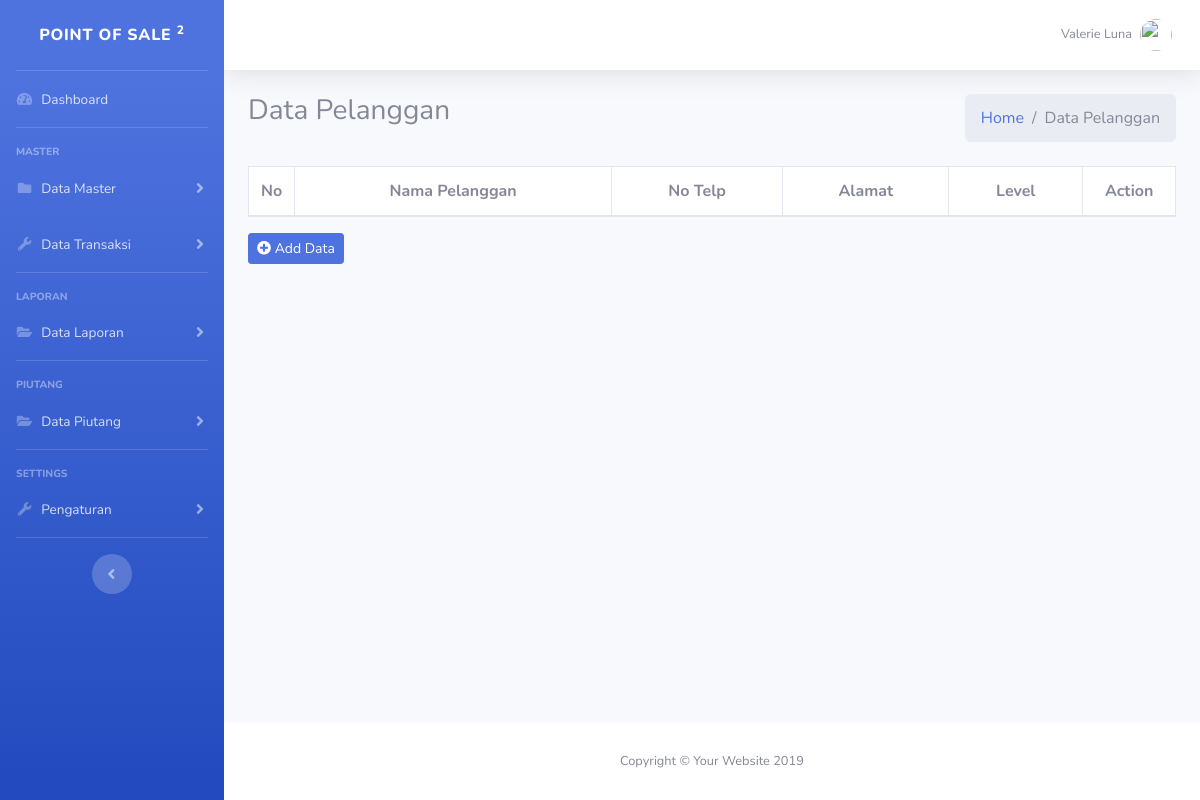
Before: /?page=pelanggan with the older database file.
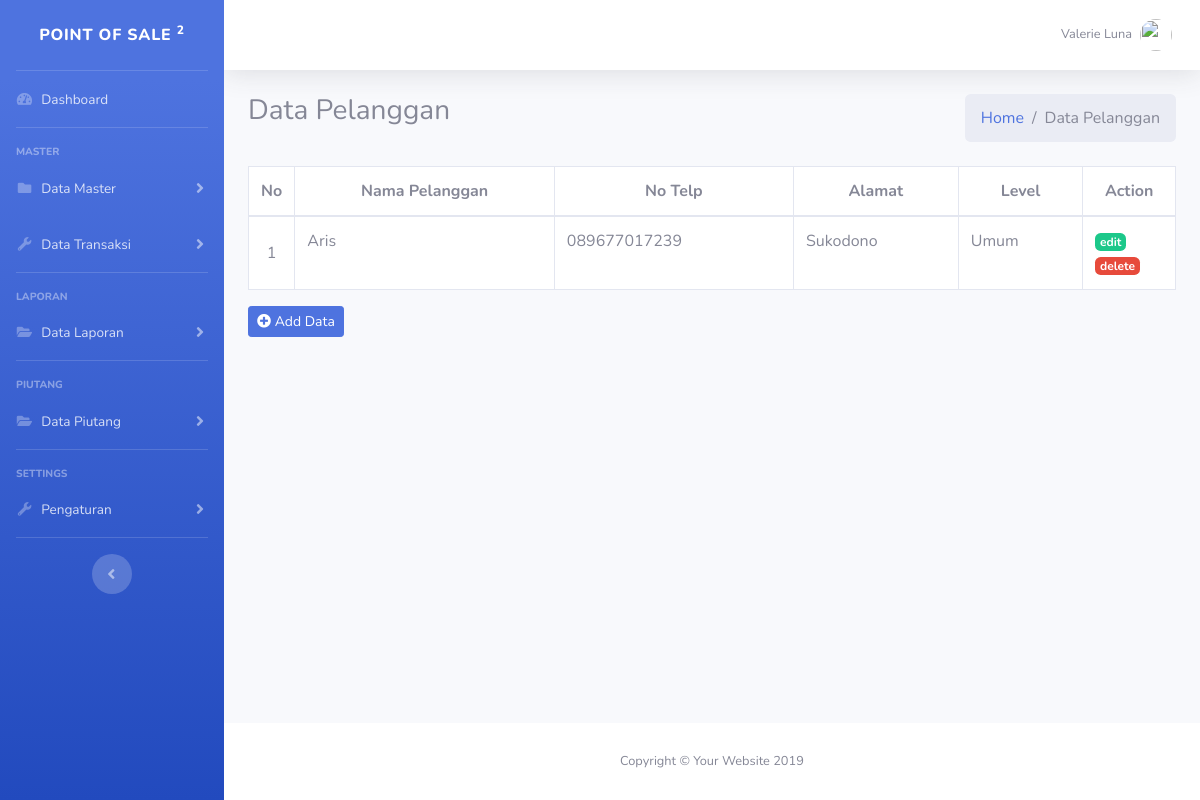
After: the same page with the newer database file.
### tables this page shows
CREATE TABLE `tb_pelanggan` (
  `id_pelanggan` int(11) NOT NULL,
  `id_level` int(11) NOT NULL,
  `nama_pelanggan` varchar(50) NOT NULL,
  `alamat` text NOT NULL,
  `telp` varchar(20) NOT NULL
);

CREATE TABLE `tb_level` (
  `id_level` int(11) NOT NULL,
  `p_level` varchar(30) NOT NULL,
  `diskon` varchar(10) NOT NULL
);

### index.php (the view, shortened to what this page needs)
<?php
include("inc/config.php");
?>
<!DOCTYPE html>
<html lang="en">
<head>
  <link href="vendor/fontawesome-free/css/all.min.css" rel="stylesheet" type="text/css">
  <link href="css/sb-admin-2.min.css" rel="stylesheet">
</head>
<body id="page-top">
  <div id="wrapper">
    <ul class="navbar-nav bg-gradient-primary sidebar sidebar-dark accordion" id="accordionSidebar">
      <a class="sidebar-brand d-flex align-items-center justify-content-center" href="index.html">
        <div class="sidebar-brand-icon rotate-n-15">
        </div>
        <div class="sidebar-brand-text mx-3">Point of Sale <sup>2</sup></div>
      </a>
      <hr class="sidebar-divider my-0">
      <li class="nav-item">
        <a class="nav-link" href="index.php">
          <i class="fas fa-fw fa-tachometer-alt"></i>
          <span>Dashboard</span></a>
      </li>
      <hr class="sidebar-divider">
      <div class="sidebar-heading">
        Master
      </div>
      <li class="nav-item">
        <a class="nav-link collapsed" href="#" data-toggle="collapse" data-target="#collapseTwo" aria-expanded="true" aria-controls="collapseTwo">
          <i class="fas fa-fw fa-folder"></i>
          <span>Data Master</span>
        </a>
      </li>
      <li class="nav-item">
        <a class="nav-link collapsed" href="#" data-toggle="collapse" data-target="#collapseUtilities" aria-expanded="true" aria-controls="collapseUtilities">
          <i class="fas fa-fw fa-wrench"></i>
          <span>Data Transaksi</span>
        </a>
      </li>
      <hr class="sidebar-divider">
      <div class="sidebar-heading">
        Laporan
      </div>
      <li class="nav-item">
        <a class="nav-link collapsed" href="#" data-toggle="collapse" data-target="#collapsePages" aria-expanded="true" aria-controls="collapsePages">
          <i class="fas fa-fw fa-folder-open"></i>
          <span>Data Laporan</span>
        </a>
      </li>
      <hr class="sidebar-divider">
      <div class="sidebar-heading">
        Piutang
      </div>
      <li class="nav-item">
        <a class="nav-link collapsed" href="#" data-toggle="collapse" data-target="#piutang" aria-expanded="true" aria-controls="collapsePages">
          <i class="fas fa-fw fa-folder-open"></i>
          <span>Data Piutang</span>
        </a>
      </li>
      <hr class="sidebar-divider">
      <div class="sidebar-heading">
        Settings
      </div>
      <li class="nav-item">
        <a class="nav-link collapsed" href="#" data-toggle="collapse" data-target="#collapseSetting" aria-expanded="true" aria-controls="collapseSetting">
          <i class="fas fa-fw fa-wrench"></i>
          <span>Pengaturan</span>
        </a>
      </li>
      <hr class="sidebar-divider d-none d-md-block">
      <div class="text-center d-none d-md-inline">
        <button class="rounded-circle border-0" id="sidebarToggle"></button>
      </div>
    </ul>
    <div id="content-wrapper" class="d-flex flex-column">
      <div id="content">
        <nav class="navbar navbar-expand navbar-light bg-white topbar mb-4 static-top shadow">
          <ul class="navbar-nav ml-auto">
            <li class="nav-item dropdown no-arrow">
              <a class="nav-link dropdown-toggle" href="#" id="userDropdown" role="button" data-toggle="dropdown" aria-haspopup="true" aria-expanded="false">
                <span class="mr-2 d-none d-lg-inline text-gray-600 small">Valerie Luna</span>
                <img class="img-profile rounded-circle" src="https://source.unsplash.com/QAB-WJcbgJk/60x60">
              </a>
            </li>
          </ul>
        </nav>
        <div class="container-fluid">
          <?php
          $page = $_GET['page'];
          $aksi = $_GET['aksi'];
          if ($page == "barang") {
            if ($aksi == "") {
              include('page/barang/barang.php');
            } elseif ($aksi == "add") {
              include('page/barang/add.php');
            } elseif ($aksi == "edit") {
              include('page/barang/edit.php');
            } elseif ($aksi == "delete") {
              include('page/barang/delete.php');
            }
          } elseif ($page == "pelanggan") {
            if ($aksi == "") {
              include('page/pelanggan/pelanggan.php');
            } elseif ($aksi == "add") {
              include('page/pelanggan/add.php');
            }
          } elseif ($page == "level") {
            if ($aksi == "") {
              include('page/level/level.php');
            } elseif ($aksi == "add") {
              include('page/level/add.php');
            }
          } elseif ($page == "penjualan") {
            if ($aksi == "") {
              include('page/penjualan/penjualan.php');
            }
          } elseif ($page == "laporan") {
            if ($aksi == "") {
              include('page/laporan/lap_pembelian.php');
            }
          } elseif ($page == "laporan") {
            if ($aksi == "") {
              include('page/laporan/lap_penjualan.php');
            }
          } elseif ($page == "pengguna") {
            if ($aksi == "") {
              include('page/pengguna/pengguna.php');
            }
          } elseif ($page == "") {
            include "dashboard.php";
          } else {
            echo "Halaman tidak ditemukan";
          }
          ?>
        </div>
      </div>
      <footer class="sticky-footer bg-white">
        <div class="container my-auto">
          <div class="copyright text-center my-auto">
            <span>Copyright &copy; Your Website 2019</span>
          </div>
        </div>
      </footer>
    </div>
  </div>
</body>
</html>

### page/pelanggan/pelanggan.php
<section class="content-header">
    <div class="row mb-2">
        <div class="col-sm-6">
            <h3>Data Pelanggan</h3>
        </div>
        <div class="col-sm-6">
            <ol class="breadcrumb float-sm-right">
                <li class="breadcrumb-item"><a href="index.php">Home</a></li>
                <li class="breadcrumb-item active">Data Pelanggan</li>
            </ol>
        </div>
    </div>
</section>
<section class="content">
    <table id="example1" class="table table-bordered table-hover bg-white">
        <thead>
            <tr>
                <th class="align-middle text-center" width="5%">No</th>
                <th class="align-middle text-center">Nama Pelanggan</th>
                <th class="align-middle text-center">No Telp</th>
                <th class="align-middle text-center">Alamat</th>
                <th class="align-middle text-center">Level</th>
                <th class="align-middle text-center" width="10%">Action</th>
            </tr>
        </thead>
        <tbody>
            <?php
            $no = 1;
            $sql = $conn->query("SELECT * FROM tb_pelanggan");
            while ($data = $sql->fetch_assoc()) {
            ?>
                <tr>
                    <td class="align-middle text-center"><?= $no++; ?></td>
                    <td><?= $data['nama_pelanggan']; ?></td>
                    <td><?= $data['telp']; ?></td>
                    <td><?= $data['alamat']; ?></td>
                    <?php
                    $id_level = $data['id_level'];
                    $level = $conn->query("SELECT * FROM tb_level WHERE id_level='$id_level'");
                    $data_level = $level->fetch_assoc();
                    ?>
                    <td><?= $data_level['p_level']; ?></td>
                    <td>
                        <a href="?page=brand&aksi=edit&id=<?= $data['id_toko']; ?>" class="badge badge-success">edit</a>
                        <a href="?page=brand&aksi=delete&id=<?= $data['id_toko']; ?>" name="delete" onclick="return confirm('Apakah anda yakin menghapus data ini...?')" class="badge badge-danger">delete</a>
                    </td>
                </tr>
            <?php } ?>
        </tbody>
    </table>
    <a href="?page=pelanggan&aksi=add" class="btn btn-sm btn-primary"><i class="fas fa-plus-circle"></i> Add Data</a>
</section>

Changed rows visible on the page:
added tb_pelanggan: nama_pelanggan "Aris", telp "089677017239", alamat "Sukodono", id_level.p_level "Umum"
